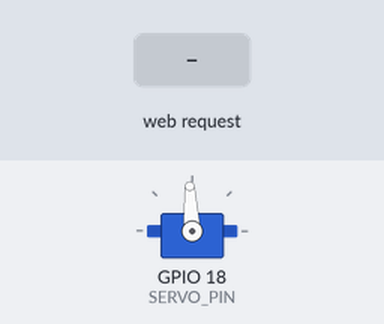
The sketch below on a simulated ESP32. Shown: servo. Inputs (shaded band) come from the test bench. Servo pulses on a pin are drawn as a servo (544–2400 µs = 0–180°); what the sketch prints to the serial monitor is not drawn.

Above: at 1.2 s.
1.3 s: HTTP request GET /set received
At 1.76 s:
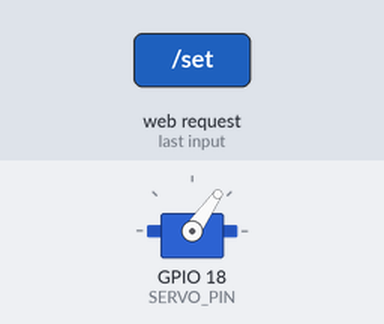
At 3.5 s:
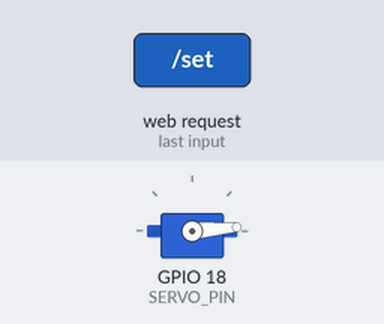
3.8 s: HTTP request GET /set?a=120 received
At 4.26 s:
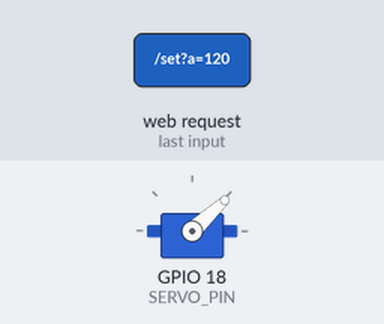
Timing chart, 0 to 6.8 s (numbered marks = the images above; inputs shaded):
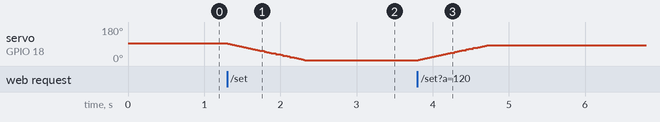

Measured:
- after the input at 1.3 s, servo on GPIO 18 (SERVO_PIN): moves from 93° to 5° over 1.0 s, starting at once
- after the input at 3.8 s, servo on GPIO 18 (SERVO_PIN): moves from 5° to 83° over 0.90 s, starting at once

The sketch:

servo_phone_control.ino
```cpp
#include <Arduino.h>
#include <WiFi.h>
#include <WebServer.h>

#define SERVO_PIN 18
#define MIN_US 600            // calibrate: narrow if the servo strains at the ends
#define MAX_US 2400
#define RANGE_DEG 270
#define STEP_DEG 2            // degrees per 15 ms tick (~130 deg/s)
#define CAM_TIMEOUT_MS 1500   // no heartbeat for this long -> treat as obstacle

WebServer server(80);

volatile int targetAngle = 135;
volatile int currentAngle = 135;
volatile bool camObstacle = false;   // fist seen by the camera
volatile bool camLost = false;       // heartbeat timed out
volatile bool camSeen = false;       // set after the first heartbeat
volatile uint32_t lastBeat = 0;

inline bool blocked() { return camObstacle || camLost; }

void servoWriteAngle(int deg) {
  deg = constrain(deg, 0, RANGE_DEG);
  uint32_t us = map(deg, 0, RANGE_DEG, MIN_US, MAX_US);
  ledcWrite(SERVO_PIN, us * 65535UL / 20000UL);
}

// Moves the servo toward targetAngle in small steps; freezes instantly on obstacle.
void servoTask(void*) {
  bool wasBlocked = false;
  for (;;) {
    bool b = blocked();
    if (b && !wasBlocked) targetAngle = currentAngle;   // freeze where it is
    wasBlocked = b;
    if (!b) {
      int t = targetAngle, c = currentAngle;
      if (c != t) {
        c += constrain(t - c, -STEP_DEG, STEP_DEG);
        currentAngle = c;
        servoWriteAngle(c);
      }
    }
    vTaskDelay(pdMS_TO_TICKS(15));
  }
}

// Marks the camera as lost if heartbeats stop.
void watchdogTask(void*) {
  for (;;) {
    camLost = camSeen && (millis() - lastBeat > CAM_TIMEOUT_MS);
    vTaskDelay(pdMS_TO_TICKS(100));
  }
}

const char PAGE[] PROGMEM = R"rawliteral(
<!doctype html><html><head><meta name="viewport" content="width=device-width,initial-scale=1">
<style>
body{font-family:sans-serif;text-align:center;padding:24px}
#warn{display:none;background:#c62828;color:#fff;padding:16px;border-radius:8px;font-size:20px;margin-bottom:20px}
input{width:100%;height:48px}
</style></head><body>
<div id="warn"></div>
<h2>Servo: <span id="v">135</span>&deg;</h2>
<input id="s" type="range" min="0" max="270" value="135">
<p style="color:#777;font-size:13px">Tap the page once to enable alert sound.</p>
<script>
const s=document.getElementById('s'),v=document.getElementById('v'),w=document.getElementById('warn');
let busy=false,prev=false,ac=null;
function enableAudio(){if(!ac)ac=new (window.AudioContext||window.webkitAudioContext)();}
document.addEventListener('touchstart',enableAudio);document.addEventListener('click',enableAudio);
function beep(){if(!ac)return;const o=ac.createOscillator();o.frequency.value=880;o.connect(ac.destination);o.start();setTimeout(()=>o.stop(),250);}
s.oninput=()=>{v.textContent=s.value;if(busy)return;busy=true;
 fetch('/set?a='+s.value).finally(()=>setTimeout(()=>busy=false,50));};
setInterval(()=>fetch('/status').then(r=>r.json()).then(d=>{
 if(d.obstacle){
  w.textContent='OBSTACLE AHEAD ('+d.reason+') - SERVO STOPPED';w.style.display='block';
  s.disabled=true;s.value=d.angle;v.textContent=d.angle;
  if(!prev){if(navigator.vibrate)navigator.vibrate([200,100,200]);beep();}
 }else{
  w.style.display='none';s.disabled=false;
  if(prev){s.value=d.angle;v.textContent=d.angle;}
 }
 prev=d.obstacle;
}).catch(()=>{}),300);
</script></body></html>
)rawliteral";

void setup() {
  Serial.begin(115200);
  ledcAttach(SERVO_PIN, 50, 16);
  servoWriteAngle(currentAngle);

  WiFi.softAP("ServoCtrl", "12345678");
  Serial.print("Open http://"); Serial.println(WiFi.softAPIP());   // normally 192.168.4.1

  server.on("/", []() { server.send_P(200, "text/html", PAGE); });

  server.on("/set", []() {
    if (blocked()) { server.send(409, "text/plain", "blocked"); return; }
    targetAngle = constrain(server.arg("a").toInt(), 0, RANGE_DEG);
    server.send(200, "text/plain", "ok");
  });

  server.on("/obstacle", []() {            // /obstacle?s=1 or s=0, also the heartbeat
    camObstacle = server.arg("s") == "1";
    lastBeat = millis();
    camSeen = true;
    server.send(200, "text/plain", "ok");
  });

  server.on("/status", []() {
    bool b = blocked();
    const char* reason = camLost ? "camera lost" : (camObstacle ? "fist" : "");
    server.send(200, "application/json",
      String("{\"obstacle\":") + (b ? "true" : "false") +
      ",\"reason\":\"" + reason + "\"" +
      ",\"angle\":" + (int)currentAngle + "}");
  });

  server.begin();

  xTaskCreate(servoTask,    "servo", 3072, NULL, 3, NULL);
  xTaskCreate(watchdogTask, "wdog",  2048, NULL, 2, NULL);
}

void loop() {                      // web server runs here at normal priority
  server.handleClient();
  vTaskDelay(pdMS_TO_TICKS(2));
}
```
